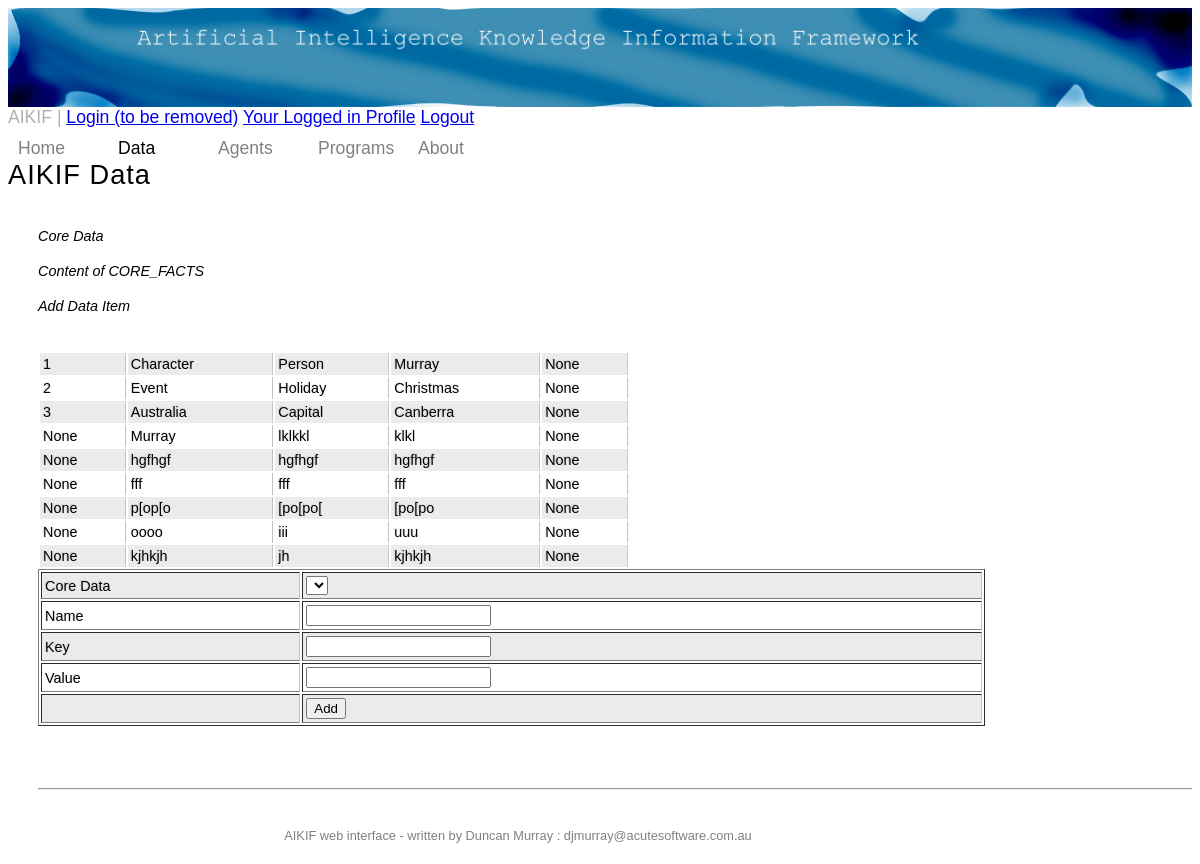
Page /data on the earlier database version.
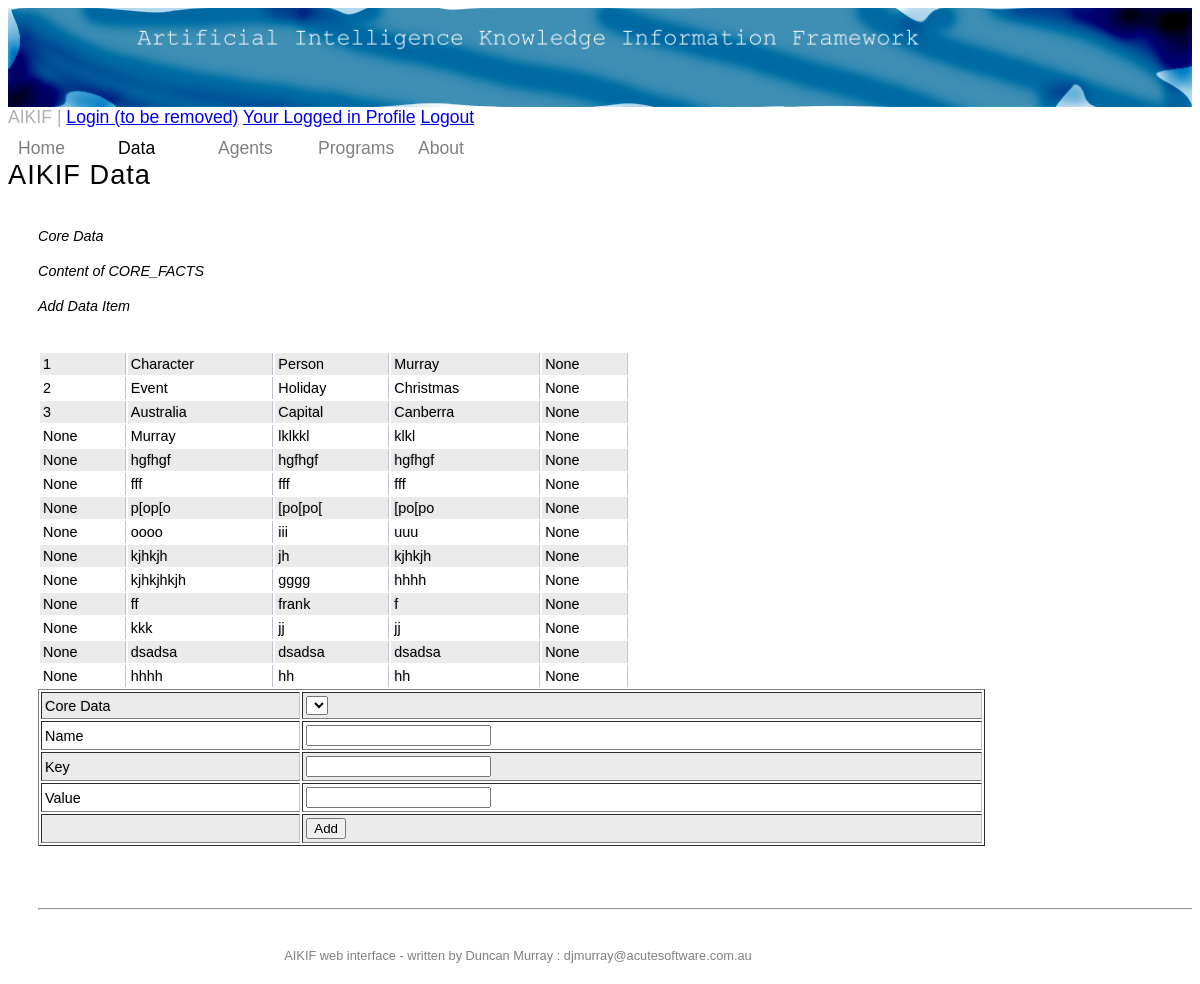
Same page on the later database version.
### tables this page shows
CREATE TABLE CORE_FACTS (
id VARCHAR2(200), 
 name VARCHAR2(200), 
 key VARCHAR2(200), 
 value VARCHAR2(200), 
 UPDATE_DATE DATE 
);

### aikif_web.py (the view)
@app.route("/data")
def page_data():
    return render_template('data.html',
                           data=get_data_list(),
                           rows = query_db('select * from CORE_FACTS'),
                           dataFile = '')

### aikif_web.py (called while the page is built)
def connect_db():
    rv = sqlite3.connect(app.config['DATABASE'])
    rv.row_factory = sqlite3.Row
    return rv

def get_db():
    if not hasattr(g, database_filename): # was 'sqlite_db'
        g.sqlite_db = connect_db()
    return g.sqlite_db

def get_data_list():
    return core_data.core_data_types

def query_db(query, args=(), one=False):
    cur = get_db().execute(query, args)
    rv = cur.fetchall()
    cur.close()
    return (rv[0] if rv else None) if one else rv

### templates/data.html (shortened to what this page needs)
{% extends "base.html" %}
{% block content %}
    <ul id = "menu_list">
      <LI id="top_menu"><a href=/>Home</a></li>
      <LI id="top_menu_selected"><a href=/data>Data</a></li>
      <LI id="top_menu"><a href=/agents>Agents</a></li>
      <LI id="top_menu"><a href=/programs>Programs</a></li>
      <LI id="top_menu"><a href=/about>About</a></li>
    </ul>
    </div>
<H1>AIKIF Data</H1>
<div id="content">
<H4>Core Data</H4>
<div id="core_facts">
<H4> Content of CORE_FACTS</H4>
<TABLE width=50% valign=top align=centre>
{% for row in rows %}
    <TR>
    {% for col in row %}
        <TD>{{ col }}</TD>
    {% endfor %}
    </TR>
{% endfor %}
</div>
<div id="add_data">
<H4>Add Data Item</H4>
<form action="/data" method="POST">
<BR>  <input type="hidden" name="rec_id" readonly value="001">   <TABLE width=80% valign=top border=1>  <TR>
    <TD><div id="form_label">Core Data</div></TD>
    <TD><div id="form_input">
    <select name="col_0">
</select></div></TD>
  </TR>
  <TR>
    <TD><div id="form_label">Name</div></TD>
    <TD><div id="form_input"><input type="text" name="col_1"></div></TD>
  </TR>
  <TR>
    <TD><div id="form_label">Key</div></TD>
    <TD><div id="form_input"><input type="text" name="col_2"></div></TD>
  </TR>
  <TR>
    <TD><div id="form_label">Value</div></TD>
    <TD><div id="form_input"><input type="text" name="col_3"></div></TD>
  </TR>
  <TR><TD></TD>
  <TD>
    <input type="submit" name="add-data" value="Add">
  </TD></TR></TABLE></form>
</div>
{% endblock %}

### templates/base.html (shortened to what this page needs)
<HTML><HEAD>
<link rel="stylesheet" type="text/css" href="/static/aikif.css" media="screen" />
<link rel="stylesheet" href="/static/aikif_mob.css" media="only screen and (min-device-width : 320px) and (max-device-width : 480px)">
</HEAD>
<body>
<div id = "container">
   <div id = "header">
   <img src = "/static/aikif_banner.jpg" alt="AIKIF Banner"/>
    <div id="login">AIKIF |
        {% if is_authenticated %}
            <a href="{{ url_for('login') }}">Login</a>
        {% else %}
            <a href="{{ url_for('login') }}">Login (to be removed)</a>
            <a href="{{ url_for('page_home') }}">Your Logged in Profile</a>
            <a href="{{ url_for('logout') }}">Logout</a>
        {% endif %}
    </div>
    {% block content %}{% endblock %}
<BR><BR><BR>
<HR>
<div id="footer">
AIKIF web interface - written by Duncan Murray : djmurray@acutesoftware.com.au<BR>
</div></div></BODY></HTML>

### static/aikif.css (style rules this page uses)
body { font-family: Helvetica, Arial, sans-serif; }
h1 { font-size: 170%; font-style: normal; font-weight: normal; letter-spacing:1px; text-align:justify; text-align:left; }
h4 { font-size: 90%; font-weight: normal; text-align:justify; text-align:left; font-style:italic; }
TD { font-size: 90%; text-align: justify; color: black; }
#header { font-size: 110%; align: center; width: 100%; }
#menu_list a { text-decoration: none; letter-spacing:0px; }
#footer { font-size: 80%; }
#container { width: 100%; margin: 0px auto; overflow:hidden; padding: 0px; text-align: left; }
#header { float: left; margin: 0px 0px 0px 0px; padding: 0px; position: relative; }
#header img { width: 100%; }
#menu_list { list-style:none; margin: 10px 10px 0px; padding: 0px; }
#menu_list li { float: left; width: 80px; padding: 0px 20px 0px 0px; }
#content { width: 100%; float: center; overflow: auto; padding: 0px 0px 0px 30px; }
#footer { height: 28px; width: 960px; float: left; margin: 30px 0px 0px 0px; padding: 0px; text-align: center; }
body { background-color: rgb(255, 255, 255); vertical-align: top; }
#container { background-color: rgb(255, 255, 255); }
#header { color: rgb(176, 176, 176); }
#footer { color: rgb(128, 128, 128); }
#menu_list a { #color: rgb(0, 0, 0); color: grey; }
#top_menu_selected a { #color: rgb(192, 48, 0); color: black; }
TR:nth-child(odd) td { background:#EBEBEB; }
TD { background:#FFFFFF; padding:3px; text-align:left; vertical-align:middle; text-shadow: -1px -1px 1px rgba(0, 0, 0, 0.1); border-right: 1px solid #C1C3D1; }

### static/aikif_mob.css (style rules this page uses)
body { font-family: Helvetica, Arial, sans-serif; }
h1 { font-size: 140%; font-style: normal; font-weight: normal; letter-spacing:2px; text-align:justify; text-align:left; text-align:right; font-style:italic; }
#header { font-size: 110%; }
#menu_list a { text-decoration: none; letter-spacing:0px; }
#footer { font-size: 80%; }
#container { width: 1160px; margin: 0px auto; overflow:hidden; padding: 0px; text-align: left; }
#header { float: left; margin: 60px 0px 0px 0px; padding: 0px; position: relative; }
#header img { width: 800px; }
#menu_list { list-style:none; margin: 40px 0px 10px; padding: 0px; }
#menu_list li { float: left; padding: 0px 10px 0px 0px; }
#content { width: 380px; float: left; overflow: auto; padding: 0px 0px 0px 30px; }
#footer { height: 28px; width: 960px; float: left; margin: 80px 0px 0px 0px; padding: 0px; text-align: center; }
body { background-color: rgb(255, 255, 0); }
#container { background-color: rgb(255, 255, 0); }
#header { color: rgb(176, 176, 176); }
#footer { color: rgb(128, 128, 128); }
#menu_list a { color: rgb(0, 0, 0); }

Differences in the rows shown:
added CORE_FACTS: row "None" "None", name "kjhkjhkjh", key "gggg", value "hhhh"
added CORE_FACTS: row "None" "f" "None", name "ff", key "frank"
added CORE_FACTS: row "None" "None", name "kkk", key "jj", value "jj"
added CORE_FACTS: row "None" "None", name "dsadsa", key "dsadsa", value "dsadsa"
added CORE_FACTS: row "None" "None", name "hhhh", key "hh", value "hh"
